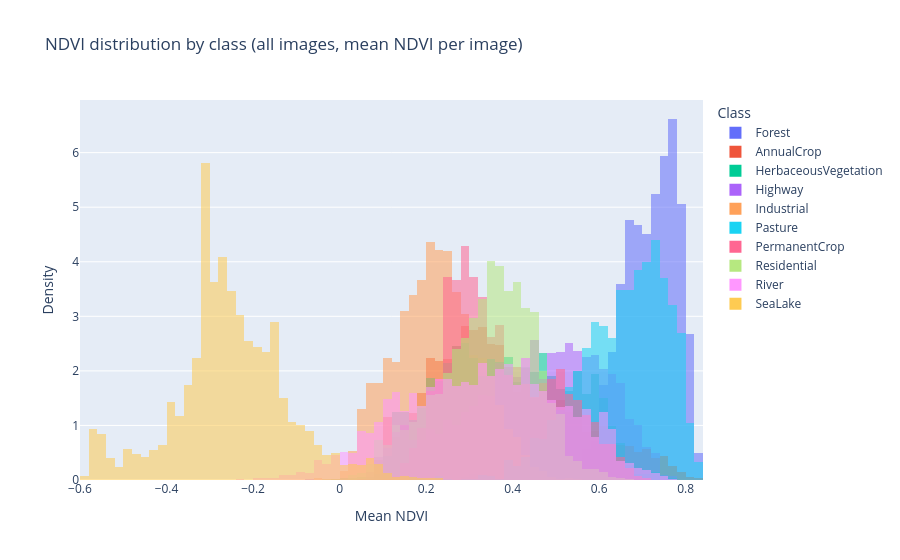

Source (notebook cell):
### Code cell
import os
import numpy as np
import pandas as pd
import plotly.express as px
import rasterio as r
from tqdm.auto import tqdm
from concurrent.futures import ThreadPoolExecutor

CACHE = "index_stats.csv"

def process(item):
    class_name, path = item
    try:
        with r.open(path) as src:
            # rasterio bands are 1-based: 3 = Green, 4 = Red, 8 = NIR
            green, red, nir = src.read([3, 4, 8]).astype("float32")
    except Exception as e:                      # skip a corrupted file instead of crashing
        print("skip", path, e)
        return None
    ndvi = (nir - red) / (nir + red + 1e-6)
    ndwi = (green - nir) / (green + nir + 1e-6)
    return {"Class": class_name, "NDVI": float(ndvi.mean()), "NDWI": float(ndwi.mean())}

if os.path.exists(CACHE):
    df_idx = pd.read_csv(CACHE)
else:
    items = [(c, p) for c, files in class_files.items() for p in files]
    with ThreadPoolExecutor(max_workers=8) as ex:
        results = list(tqdm(ex.map(process, items), total=len(items)))
    df_idx = pd.DataFrame([x for x in results if x is not None])
    df_idx.to_csv(CACHE, index=False)

print(len(df_idx), "images used")          # should be about 27000
print(df_idx["Class"].value_counts())      # also gives you the class balance

fig = px.histogram(
    df_idx, x="NDVI", color="Class",
    nbins=80, barmode="overlay", opacity=0.55,
    histnorm="probability density",
    title="NDVI distribution by class (all images, mean NDVI per image)",
)
fig.update_layout(xaxis_title="Mean NDVI", yaxis_title="Density")
fig.show()

### Figure 1 — Plotly figure (JSON) as saved in the notebook; plotly's stock layout.template omitted (floating-point values rounded to 4 significant figures; data arrays with more than 128 entries replaced by an {"elided": "..."} marker saying what was removed)
{"data": [{"bingroup": "x", "histnorm": "probability density", "hovertemplate": "Class=Forest<br>NDVI=%{x}<br>probability density=%{y}<extra></extra>", "legendgroup": "Forest", "marker": {"color": "#636efa", "opacity": 0.55, "pattern": {"shape": ""}}, "name": "Forest", "nbinsx": 80, "orientation": "v", "showlegend": true, "type": "histogram", "x": {"elided": "3000 float values"}, "xaxis": "x", "yaxis": "y"}, {"bingroup": "x", "histnorm": "probability density", "hovertemplate": "Class=AnnualCrop<br>NDVI=%{x}<br>probability density=%{y}<extra></extra>", "legendgroup": "AnnualCrop", "marker": {"color": "#EF553B", "opacity": 0.55, "pattern": {"shape": ""}}, "name": "AnnualCrop", "nbinsx": 80, "orientation": "v", "showlegend": true, "type": "histogram", "x": {"elided": "3000 float values"}, "xaxis": "x", "yaxis": "y"}, {"bingroup": "x", "histnorm": "probability density", "hovertemplate": "Class=HerbaceousVegetation<br>NDVI=%{x}<br>probability density=%{y}<extra></extra>", "legendgroup": "HerbaceousVegetation", "marker": {"color": "#00cc96", "opacity": 0.55, "pattern": {"shape": ""}}, "name": "HerbaceousVegetation", "nbinsx": 80, "orientation": "v", "showlegend": true, "type": "histogram", "x": {"elided": "3000 float values"}, "xaxis": "x", "yaxis": "y"}, {"bingroup": "x", "histnorm": "probability density", "hovertemplate": "Class=Highway<br>NDVI=%{x}<br>probability density=%{y}<extra></extra>", "legendgroup": "Highway", "marker": {"color": "#ab63fa", "opacity": 0.55, "pattern": {"shape": ""}}, "name": "Highway", "nbinsx": 80, "orientation": "v", "showlegend": true, "type": "histogram", "x": {"elided": "2500 float values"}, "xaxis": "x", "yaxis": "y"}, {"bingroup": "x", "histnorm": "probability density", "hovertemplate": "Class=Industrial<br>NDVI=%{x}<br>probability density=%{y}<extra></extra>", "legendgroup": "Industrial", "marker": {"color": "#FFA15A", "opacity": 0.55, "pattern": {"shape": ""}}, "name": "Industrial", "nbinsx": 80, "orientation": "v", "showlegend": true, "type": "histogram", "x": {"elided": "2500 float values"}, "xaxis": "x", "yaxis": "y"}, {"bingroup": "x", "histnorm": "probability density", "hovertemplate": "Class=Pasture<br>NDVI=%{x}<br>probability density=%{y}<extra></extra>", "legendgroup": "Pasture", "marker": {"color": "#19d3f3", "opacity": 0.55, "pattern": {"shape": ""}}, "name": "Pasture", "nbinsx": 80, "orientation": "v", "showlegend": true, "type": "histogram", "x": {"elided": "2000 float values"}, "xaxis": "x", "yaxis": "y"}, {"bingroup": "x", "histnorm": "probability density", "hovertemplate": "Class=PermanentCrop<br>NDVI=%{x}<br>probability density=%{y}<extra></extra>", "legendgroup": "PermanentCrop", "marker": {"color": "#FF6692", "opacity": 0.55, "pattern": {"shape": ""}}, "name": "PermanentCrop", "nbinsx": 80, "orientation": "v", "showlegend": true, "type": "histogram", "x": {"elided": "2500 float values"}, "xaxis": "x", "yaxis": "y"}, {"bingroup": "x", "histnorm": "probability density", "hovertemplate": "Class=Residential<br>NDVI=%{x}<br>probability density=%{y}<extra></extra>", "legendgroup": "Residential", "marker": {"color": "#B6E880", "opacity": 0.55, "pattern": {"shape": ""}}, "name": "Residential", "nbinsx": 80, "orientation": "v", "showlegend": true, "type": "histogram", "x": {"elided": "3000 float values"}, "xaxis": "x", "yaxis": "y"}, {"bingroup": "x", "histnorm": "probability density", "hovertemplate": "Class=River<br>NDVI=%{x}<br>probability density=%{y}<extra></extra>", "legendgroup": "River", "marker": {"color": "#FF97FF", "opacity": 0.55, "pattern": {"shape": ""}}, "name": "River", "nbinsx": 80, "orientation": "v", "showlegend": true, "type": "histogram", "x": {"elided": "2500 float values"}, "xaxis": "x", "yaxis": "y"}, {"bingroup": "x", "histnorm": "probability density", "hovertemplate": "Class=SeaLake<br>NDVI=%{x}<br>probability density=%{y}<extra></extra>", "legendgroup": "SeaLake", "marker": {"color": "#FECB52", "opacity": 0.55, "pattern": {"shape": ""}}, "name": "SeaLake", "nbinsx": 80, "orientation": "v", "showlegend": true, "type": "histogram", "x": {"elided": "3000 float values"}, "xaxis": "x", "yaxis": "y"}], "layout": {"barmode": "overlay", "legend": {"title": {"text": "Class"}, "tracegroupgap": 0}, "title": {"text": "NDVI distribution by class (all images, mean NDVI per image)"}, "xaxis": {"anchor": "y", "domain": [0, 1], "title": {"text": "Mean NDVI"}}, "yaxis": {"anchor": "x", "domain": [0, 1], "title": {"text": "Density"}}}}
